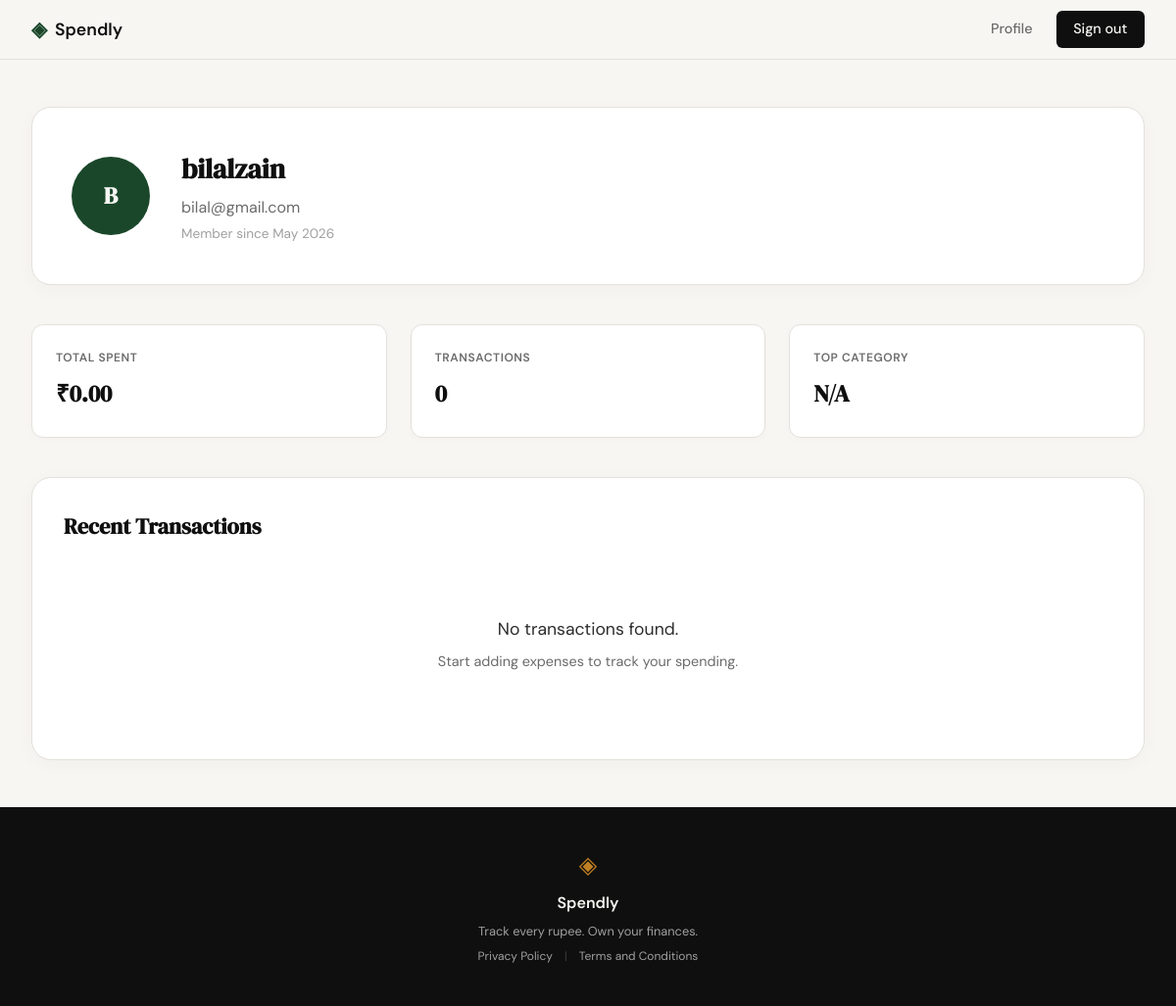
/profile (signed in), run on an earlier commit of the app's database.
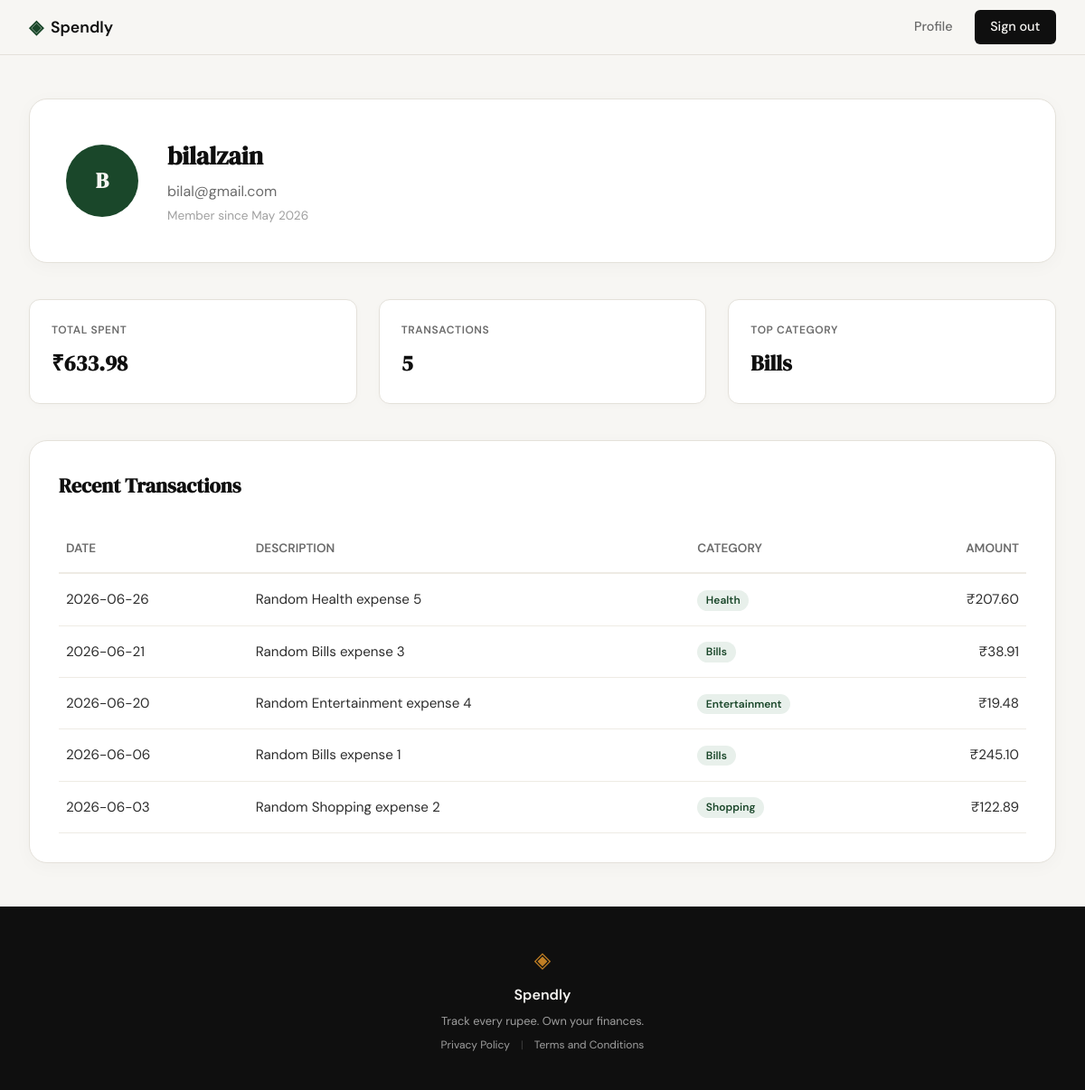
And on a later commit of the database.
### tables this page shows
CREATE TABLE users (
                id INTEGER PRIMARY KEY AUTOINCREMENT,
                username TEXT UNIQUE NOT NULL,
                password_hash TEXT NOT NULL,
                email TEXT UNIQUE NOT NULL,
                created_at TIMESTAMP DEFAULT CURRENT_TIMESTAMP
            );

CREATE TABLE categories (
                id INTEGER PRIMARY KEY AUTOINCREMENT,
                name TEXT UNIQUE NOT NULL,
                description TEXT,
                created_at TIMESTAMP DEFAULT CURRENT_TIMESTAMP
            );

CREATE TABLE expenses (
                id INTEGER PRIMARY KEY AUTOINCREMENT,
                user_id INTEGER NOT NULL,
                category_id INTEGER NOT NULL,
                amount REAL NOT NULL,
                description TEXT,
                date DATE NOT NULL,
                created_at TIMESTAMP DEFAULT CURRENT_TIMESTAMP,
                FOREIGN KEY (user_id) REFERENCES users (id),
                FOREIGN KEY (category_id) REFERENCES categories (id)
            );

### app.py (the view)
@app.route("/profile")
def profile():
    user_id = session.get("user_id")
    if not user_id:
        flash("Please log in to view your profile.")
        return redirect(url_for("login"))
    db = get_db()
    user = db.execute("SELECT * FROM users WHERE id = ?", (user_id,)).fetchone()
    if not user:
        flash("User not found.")
        return redirect(url_for("login"))
    stats = db.execute(
        "SELECT SUM(amount) as total, COUNT(*) as count FROM expenses WHERE user_id = ?",
        (user_id,)
    ).fetchone()
    total_spent = stats["total"] if stats["total"] is not None else 0.0
    transaction_count = stats["count"] if stats["count"] is not None else 0
    top_cat_row = db.execute(
        """SELECT c.name
           FROM expenses e
           JOIN categories c ON e.category_id = c.id
           WHERE e.user_id = ?
           GROUP BY c.name
           ORDER BY SUM(e.amount) DESC
           LIMIT 1""",
        (user_id,)
    ).fetchone()
    top_category = top_cat_row["name"] if top_cat_row else "N/A"
    expenses = db.execute(
        """SELECT e.date, e.description, c.name as category_name, e.amount
           FROM expenses e
           JOIN categories c ON e.category_id = c.id
           WHERE e.user_id = ?
           ORDER BY e.date DESC""",
        (user_id,)
    ).fetchall()
    username = user["username"] or "User"
    initials = "".join([name[0].upper() for name in username.split()[:2]])
    if not initials:
        initials = "U"
    return render_template(
        "profile.html",
        user=user,
        total_spent=total_spent,
        transaction_count=transaction_count,
        top_category=top_category,
        expenses=expenses,
        initials=initials
    )

### app.py (called while the page is built)
@app.teardown_appcontext
def teardown_db(exception):
    db = g.pop('db', None)
    if db is not None:
        db.close()

### database/db.py (called while the page is built)
def get_db():
    if 'db' not in g:
        g.db = sqlite3.connect(
            current_app.config['DATABASE'],
            detect_types=sqlite3.PARSE_DECLTYPES
        )
        g.db.row_factory = sqlite3.Row
        g.db.execute('PRAGMA foreign_keys = ON')
    return g.db

### templates/profile.html (shortened to what this page needs)
{% extends "base.html" %}
{% block content %}
<div class="profile-container">
    <div class="profile-header-card">
        <div class="avatar">{{ initials }}</div>
        <div class="user-info">
            <h1>{{ user.username }}</h1>
            <p class="user-email">{{ user.email }}</p>
            <p class="user-member-since">Member since {{ user.created_at.strftime('%B %Y') if user.created_at else 'N/A' }}</p>
        </div>
    </div>
    <div class="stats-grid">
        <div class="stat-card">
            <span class="stat-label">TOTAL SPENT</span>
            <span class="stat-value">₹{{ "%.2f"|format(total_spent) }}</span>
        </div>
        <div class="stat-card">
            <span class="stat-label">TRANSACTIONS</span>
            <span class="stat-value">{{ transaction_count }}</span>
        </div>
        <div class="stat-card">
            <span class="stat-label">TOP CATEGORY</span>
            <span class="stat-value">{{ top_category }}</span>
        </div>
    </div>
    <div class="transactions-card">
        <h2>Recent Transactions</h2>
        {% if expenses %}
        <div class="table-responsive">
            <table class="transactions-table">
                <thead>
                    <tr>
                        <th>Date</th>
                        <th>Description</th>
                        <th>Category</th>
                        <th class="text-right">Amount</th>
                    </tr>
                </thead>
                <tbody>
                    {% for expense in expenses %}
                    <tr>
                        <td>{{ expense.date }}</td>
                        <td>{{ expense.description }}</td>
                        <td><span class="category-badge">{{ expense.category_name }}</span></td>
                        <td class="text-right">₹{{ "%.2f"|format(expense.amount) }}</td>
                    </tr>
                    {% endfor %}
                </tbody>
            </table>
        </div>
        {% else %}
        <div class="empty-state">
            <p>No transactions found.</p>
            <p class="muted">Start adding expenses to track your spending.</p>
        </div>
        {% endif %}
    </div>
</div>
{% endblock %}

### templates/base.html (shortened to what this page needs)
<!DOCTYPE html>
<html lang="en">
<head>
    <link rel="stylesheet" href="{{ url_for('static', filename='css/style.css') }}">
</head>
<body>
    <nav class="navbar">
        <div class="nav-inner">
            <a href="{{ url_for('landing') }}" class="nav-brand">
                <span class="brand-icon">◈</span>
                <span class="brand-name">Spendly</span>
            </a>
            <div class="nav-links">
                {% if session.get('user_id') %}
                    <a href="{{ url_for('profile') }}">Profile</a>
                    <a href="{{ url_for('logout') }}" class="nav-cta">Sign out</a>
                {% else %}
                    <a href="{{ url_for('login') }}">Sign in</a>
                    <a href="{{ url_for('register') }}" class="nav-cta">Get started</a>
                {% endif %}
            </div>
        </div>
    </nav>
    <main class="main-content">
        {% block content %}{% endblock %}
    </main>
    <footer class="footer">
        <div class="footer-inner">
            <span class="brand-icon">◈</span>
            <span class="footer-name">Spendly</span>
            <p class="footer-copy">Track every rupee. Own your finances.</p>
            <div class="footer-links">
                <a href="{{ url_for('privacy') }}">Privacy Policy</a>
                <span class="footer-sep">|</span>
                <a href="{{ url_for('terms') }}">Terms and Conditions</a>
            </div>
        </div>
    </footer>
</body>
</html>

What changed in the data, as far as the page shows it:
now on this page (row unchanged): categories: name "Bills"
added expenses: date "2026-06-26", description "Random Health expense 5", category_name "Health", amount "207.60"
added expenses: date "2026-06-21", description "Random Bills expense 3", category_name "Bills", amount "38.91"
added expenses: date "2026-06-20", description "Random Entertainment expense 4", category_name "Entertainment", amount "19.48"
added expenses: date "2026-06-06", description "Random Bills expense 1", category_name "Bills", amount "245.10"
added expenses: date "2026-06-03", description "Random Shopping expense 2", category_name "Shopping", amount "122.89"
Also different on the page:
{{ "%.2f"|format(total_spent) }}: "0.00" → "633.98"
{{ transaction_count }}: "0" → "5"
{{ top_category }}: "N/A" → (not shown)
text no longer shown: "No transactions found. Start adding expenses to track your spending."
text now shown: "DATE DESCRIPTION CATEGORY AMOUNT"
